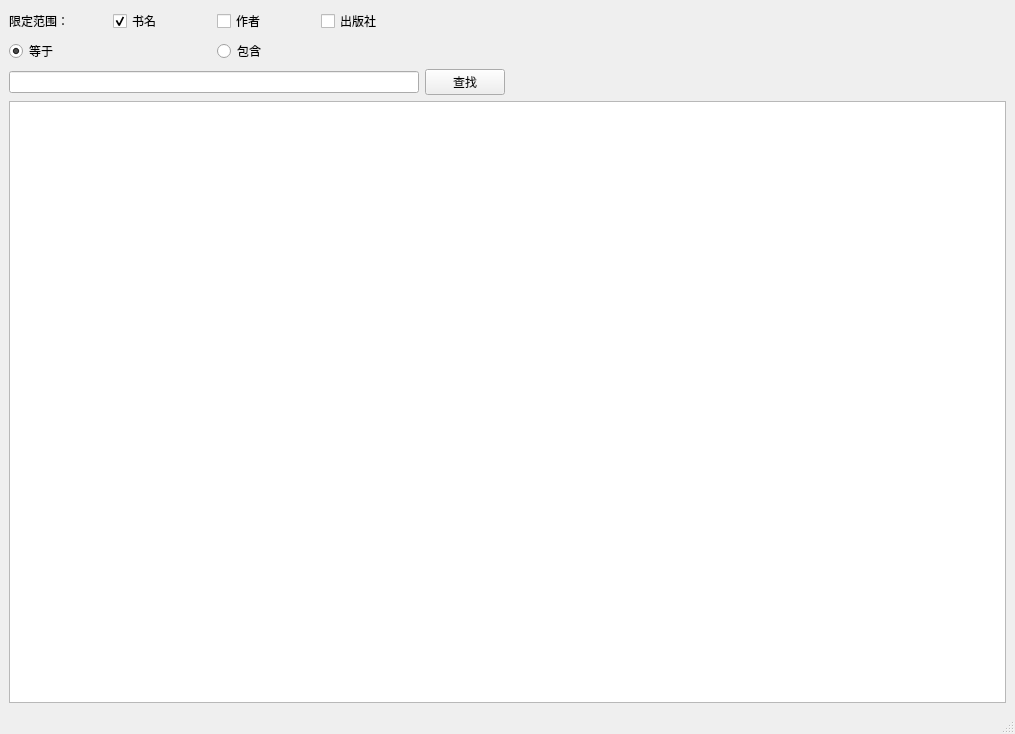
<?xml version="1.0" encoding="UTF-8"?>
<ui version="4.0">
 <class>FindWindowClass</class>
 <widget class="QMainWindow" name="FindWindowClass">
  <property name="geometry">
   <rect>
    <x>0</x>
    <y>0</y>
    <width>1015</width>
    <height>734</height>
   </rect>
  </property>
  <property name="windowTitle">
   <string>查找</string>
  </property>
  <widget class="QWidget" name="centralwidget">
   <layout class="QGridLayout" name="gridLayout_2">
    <item row="0" column="0">
     <layout class="QGridLayout" name="gridLayout">
      <item row="1" column="0">
       <layout class="QHBoxLayout" name="horizontalLayout_2">
        <item>
         <widget class="QRadioButton" name="RadioEqual">
          <property name="text">
           <string>等于</string>
          </property>
          <property name="checked">
           <bool>true</bool>
          </property>
         </widget>
        </item>
        <item>
         <widget class="QRadioButton" name="RadioInclude">
          <property name="text">
           <string>包含</string>
          </property>
         </widget>
        </item>
       </layout>
      </item>
      <item row="0" column="0">
       <layout class="QHBoxLayout" name="CheckBoxs">
        <item>
         <widget class="QLabel" name="label">
          <property name="text">
           <string>限定范围：</string>
          </property>
         </widget>
        </item>
        <item>
         <widget class="QCheckBox" name="CheckBoxName">
          <property name="text">
           <string>书名</string>
          </property>
          <property name="checked">
           <bool>true</bool>
          </property>
         </widget>
        </item>
        <item>
         <widget class="QCheckBox" name="CheckBoxAuthor">
          <property name="text">
           <string>作者</string>
          </property>
         </widget>
        </item>
        <item>
         <widget class="QCheckBox" name="CheckBoxPublisher">
          <property name="text">
           <string>出版社</string>
          </property>
         </widget>
        </item>
       </layout>
      </item>
      <item row="2" column="0">
       <widget class="QLineEdit" name="LineEditContent">
        <property name="maxLength">
         <number>10</number>
        </property>
       </widget>
      </item>
      <item row="2" column="1">
       <widget class="QPushButton" name="ButtonFind">
        <property name="text">
         <string>查找</string>
        </property>
       </widget>
      </item>
     </layout>
    </item>
    <item row="0" column="1">
     <spacer name="horizontalSpacer">
      <property name="orientation">
       <enum>Qt::Horizontal</enum>
      </property>
      <property name="sizeHint" stdset="0">
       <size>
        <width>382</width>
        <height>20</height>
       </size>
      </property>
     </spacer>
    </item>
    <item row="1" column="0" colspan="2">
     <widget class="QTableView" name="Table">
      <property name="editTriggers">
       <set>QAbstractItemView::NoEditTriggers</set>
      </property>
     </widget>
    </item>
   </layout>
  </widget>
  <widget class="QMenuBar" name="menubar">
   <property name="geometry">
    <rect>
     <x>0</x>
     <y>0</y>
     <width>1015</width>
     <height>26</height>
    </rect>
   </property>
  </widget>
  <widget class="QStatusBar" name="statusbar"/>
 </widget>
 <resources/>
 <connections/>
</ui>
